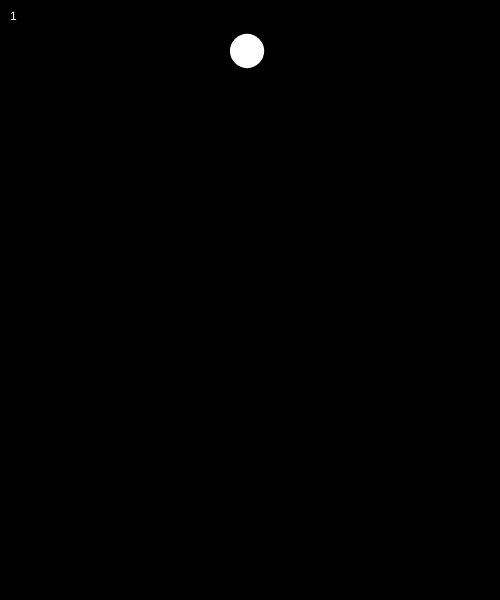
Frame 1 (no input)
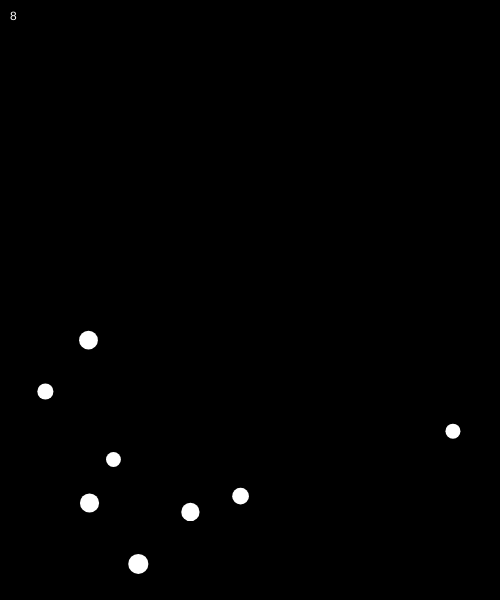
Frame 60 (no input)
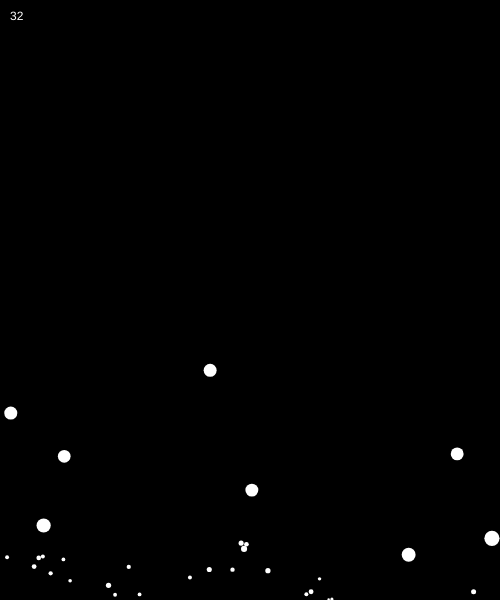
Frame 120 (the mouse pressed at the canvas centre since frame 60)

The p5.js sketch that drew these frames (run headless with seeded random() and noise() and a simulated clock; from frame 60 on, the mouse is pressed at the canvas centre):

// p5.js sketch
// ── sketch.js
let particles = [];


function setup() {
  createCanvas(500, 600);
  background(0);
  particles.push( new Particle(width/2, 50, random(10, 20)) );
}


function draw() {
  background(0);

  for (let i=0; i<particles.length; i++) {
    let p = particles[i];

    let gravity = createVector(0,1 * p.mass);
    p.applyForce(gravity);

    let collision = p.checkBoundaries();
    if (collision) {
      let numOfParticle = round(random(4,10));
      for (let j=0; j<numOfParticle; j++) {
        // let's get the mass and direction from the original particle
        let pos = p.pos.copy();
        let mass = p.mass;
        let vector = p.vel.copy();
        // let's adjust them a little
        mass *= random(0.4, 0.6);
        vector.mult( random(0.6, 0.9) );
        vector.rotate( random(-PI/4, PI/4) );
        // let's create a new particle finally!
        let newParticle = new Particle(pos.x, pos.y, mass);
        newParticle.vel = vector.copy();
        particles.push( newParticle );
        // this is recursive so we MUST limit the chance of reproduction
        // check the particle's function: checkBoundaries()
      }
    }
    p.update();
    p.display();
  }

  for (let i=particles.length-1; i>=0; i--) {
    let p = particles[i];
    if (p.isDone) {
      particles.splice(i, 1);
    }
  }

  fill(255);
  text(particles.length, 10, 20);
}

function mousePressed() {
  particles.push( new Particle(width/2, 50, random(10, 20)) );
}

// ── Particle.js
"use strict";

class Particle {
  constructor(x, y, m) {
    this.pos = createVector(x, y);
    this.vel = createVector(random(-5, 5), 0);
    this.acc = createVector(0, 0);
    if (m < 1 || m == undefined) m = 1;
    this.mass = m;
    this.rad = m;
    this.isDone = false;
  }
  applyForce(f) {
    let force = f.copy();
    force.div(this.mass);
    this.acc.add( force );
  }
  update() {
    this.vel.add(this.acc);
    this.pos.add(this.vel);
    this.acc.mult(0);

    this.vel.mult(0.99);
  }
  display() {
    push();
    translate(this.pos.x, this.pos.y);
    noStroke();
    fill(255);
    ellipse(0, 0, this.rad * 2, this.rad * 2);
    pop();
  }
  checkBoundaries() {
    // x
    let state = false;
    if (this.pos.x < 0) {
      this.pos.x = 0;
      this.vel.x = -this.vel.x;
    } else if (this.pos.x > width) {
      this.pos.x = width;
      this.vel.x = -this.vel.x;
    }
    // y
    if (this.pos.y < 0) {
      this.pos.y = 0;
      this.vel.y = -this.vel.y;
    } else if (this.pos.y > height) {
      this.pos.y = height;
      this.vel.y = -this.vel.y;

      this.isDone = true;
      if (this.mass > 3) {
        // if it's big enough we let it scattered!
        state = true;
      }
    }
    return state;
  }
}
